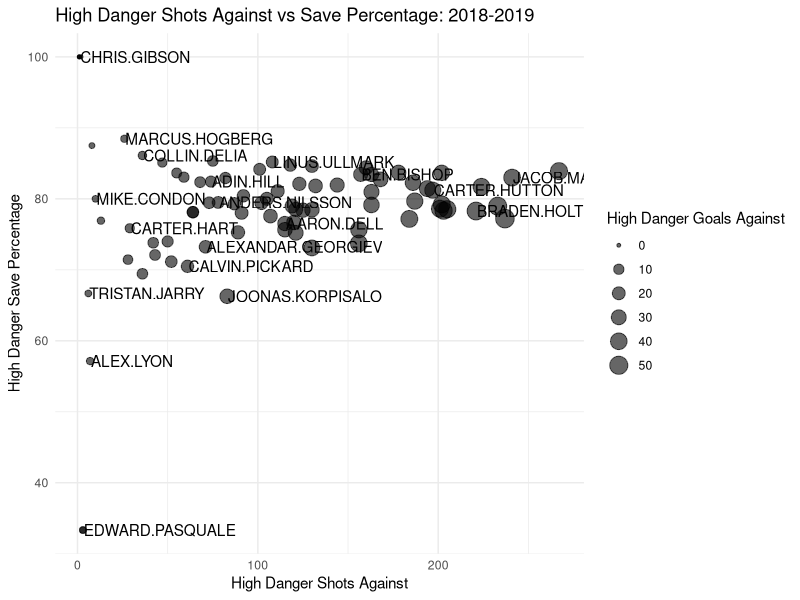
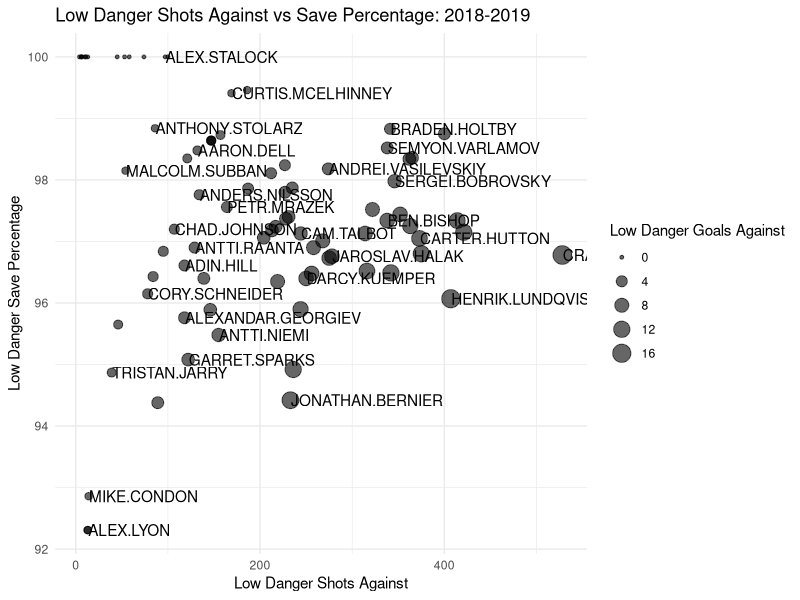
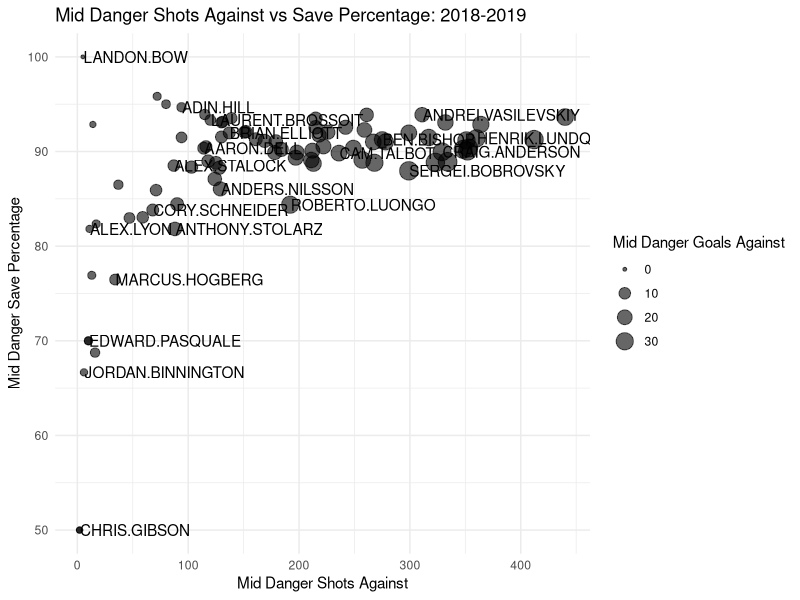

R code for these plots, in order: (Note: this script raises an error after producing the figures.)
Sys.setenv(TZ = 'EST')

library(ggplot2)

###############################################################################

this.dir <- dirname(parent.frame(2)$ofile)
setwd(this.dir)

rm(list = ls())

###############################################################################

current <- read.csv("data/goalie_stats_20182019_updated.csv")
current = current[complete.cases(current),]

lowDanger <-
	data.frame(
		name = current["Player"][[1]],
		ldsa = current["LDSA"][[1]],
		ldsv = current["LDSv."][[1]],
		ldga = current["LDGA"][[1]]
	)
midDanger <-
	data.frame(
		name = current["Player"][[1]],
		mdsa = current["MDSA"][[1]],
		mdsv = current["MDSv."][[1]],
		mdga = current["MDGA"][[1]]
	)
highDanger <-
	data.frame(
		name = current["Player"][[1]],
		hdsa = current["HDSA"][[1]],
		hdsv = current["HDSv."][[1]],
		hdga = current["HDGA"][[1]]
	)

###############################################################################

ldGraph <- ggplot(lowDanger, aes(x = ldsa, y = ldsv)) +
	geom_point(alpha = 0.6, aes(size = ldga), show.legend = T) +
	theme_minimal() +
	geom_text(check_overlap = TRUE,
			  label = lowDanger$name,
			  hjust = 0,
			  nudge_x = 0.5) +
	ggtitle("Low Danger Shots Against vs Save Percentage: 2018-2019") +
	labs(x = "Low Danger Shots Against",
		 y = "Low Danger Save Percentage",
		 size = "Low Danger Goals Against")

mdGraph <- ggplot(midDanger, aes(x = mdsa, y = mdsv)) +
	geom_point(alpha = 0.6, aes(size = mdga), show.legend = T) +
	theme_minimal() +
	geom_text(check_overlap = TRUE,
			  label = midDanger$name,
			  hjust = 0,
			  nudge_x = 0.5) +
	ggtitle("Mid Danger Shots Against vs Save Percentage: 2018-2019") +
	labs(x = "Mid Danger Shots Against",
		 y = "Mid Danger Save Percentage",
		 size = "Mid Danger Goals Against")

hdGraph <- ggplot(highDanger, aes(x = hdsa, y = hdsv)) +
	geom_point(alpha = 0.6, aes(size = hdga), show.legend = T) +
	theme_minimal() +
	geom_text(check_overlap = TRUE,
			  label = highDanger$name,
			  hjust = 0,
			  nudge_x = 0.5) +
	ggtitle("High Danger Shots Against vs Save Percentage: 2018-2019") +
	labs(x = "High Danger Shots Against",
		 y = "High Danger Save Percentage",
		 size = "High Danger Goals Against")

###############################################################################

# saveGraph

saveGraph <- function(graph, filename) {
	ggsave(
		filename,
		plot = graph,
		height = 30,
		width = 50,
		units = "cm"
	)
}

###############################################################################

saveGraph(ldGraph, "images/low-danger.png")
saveGraph(mdGraph, "images/mid-danger.png")
saveGraph(hdGraph, "images/high-danger.png")
